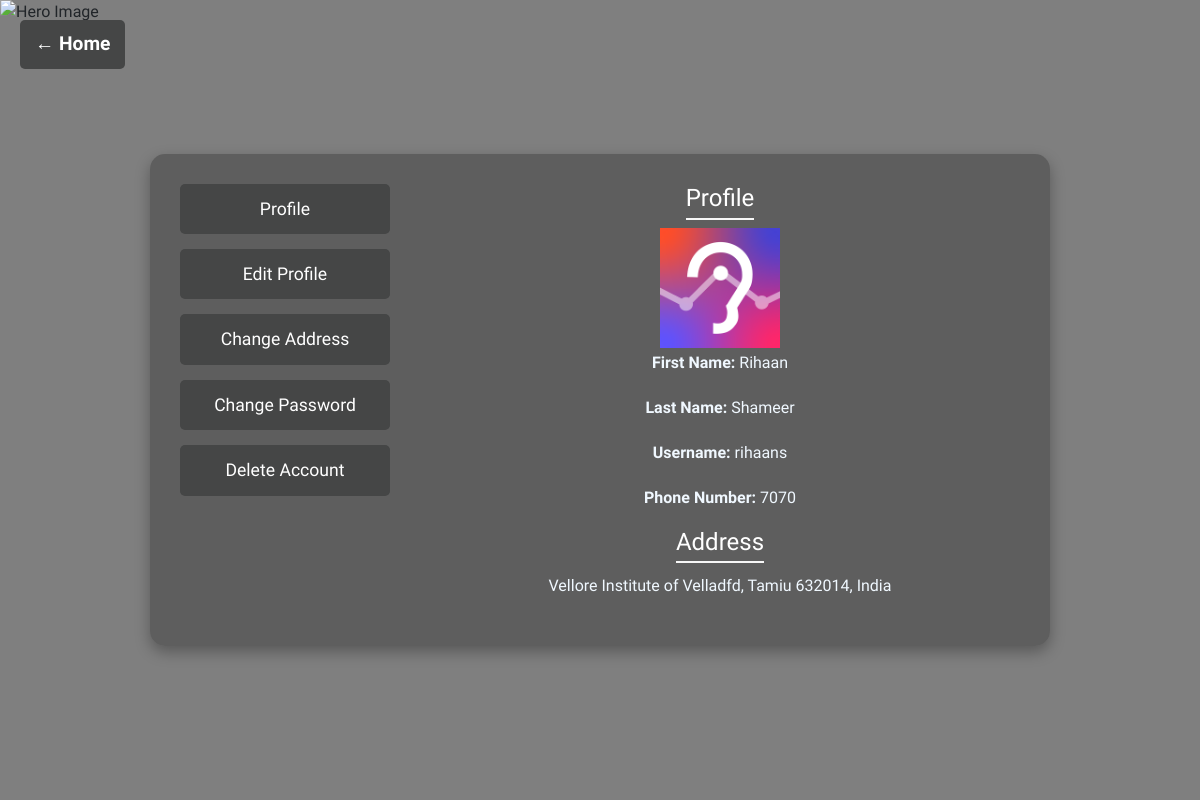
The page /base/profile/11/ on the database its author committed.
### events/models.py (models this page shows, shortened)
class userFull(models.Model):
    userFull_id = models.BigAutoField(primary_key=True, auto_created=True)
    userFull_image = models.ImageField(
        null=True, blank=True,
        upload_to='user_photos/',
        default='user_photos/default.png'  # Set default placeholder
    )
    userFull_phoneNumber = models.CharField(max_length=15, unique=True, null=True)
    userFull_street = models.CharField(max_length=255, null=True, blank=True)
    userFull_city = models.CharField(max_length=100, null=True, blank=True)
    userFull_state = models.CharField(max_length=100, null=True, blank=True)
    userFull_zipcode = models.CharField(max_length=20, null=True, blank=True)
    userFull_country = models.CharField(max_length=100, null=True, blank=True)
    lon = models.CharField(max_length=200, null=True)
    lat = models.CharField(max_length=200, null=True)
    user = models.ForeignKey(User, on_delete=models.CASCADE, related_name='userFull')
    class Meta:
        db_table = 'Full User'

### base/views.py (the view)
# urls.py: path('profile/<int:pk>/', views.profile, name='profile'),
def profile(request, pk):
    user = get_object_or_404(User, pk=pk)
    try:
        profile = userFull.objects.get(user=user)
    except userFull.DoesNotExist:
        profile = None  # Handle missing profile gracefully
    return render(request, "base/profile.html", {"user": user, "profile": profile})

### templates/base/profile.html (shortened to what this page needs)
{% load static %}
<!DOCTYPE html>
<html lang="en">
<head>
    <link rel="stylesheet" href="{% static 'assets/css/bootstrap.min.css' %}">
    <link rel="stylesheet" href="{% static 'assets/css/style.css' %}">
</head>
<body>
    <a href="{% url 'home' user.pk %}" class="back-button">← Home</a>
    <img class="video-bg" src="{% static 'assets/img/hero/h1_hero.png' %}" alt="Hero Image">
    <div class="profile-container">
        <div class="sidebar-menu">
            <button onclick="showSection('profile-section')" class="action-button primary-btn">Profile</button>
            <button onclick="showSection('edit-profile')" class="action-button primary-btn">Edit Profile</button>
            <button onclick="showSection('change-address')" class="action-button secondary-btn">Change
                Address</button>
            <button onclick="showSection('change-password')" class="action-button secondary-btn">Change
                Password</button>
            <button onclick="showSection('delete-account')" class="action-button danger-btn">Delete Account</button>
        </div>
        <div class="content-area">
            <div id="profile-section">
                <h3>Profile</h3>
                {% load static %}
                {% if profile.userFull_image %}
                <img src="{{ profile.userFull_image.url }}" width="120" alt="Profile Image">
                {% else %}
                <img src="{{ MEDIA_URL }}users/default.png" width="120" alt="Default Profile">
                {% endif %}
                <p style="color: aliceblue;"><strong>First Name:</strong> {{ user.first_name }}</p>
                <p style="color: aliceblue;"><strong>Last Name:</strong> {{ user.last_name }}</p>
                <p style="color: aliceblue;"><strong>Username:</strong> {{ user.username }}</p>
                <p style="color: aliceblue;"><strong>Phone Number:</strong> {{ profile.userFull_phoneNumber }}</p>
                <h3>Address</h3>
                <p style="color: aliceblue;">
                    {{ profile.userFull_street|default:"None" }}
                    {{ profile.userFull_city|default:"None" }},
                    {{ profile.userFull_state|default:"None" }}
                    {{ profile.userFull_zipcode|default:"None" }},
                    {{ profile.userFull_country|default:"None" }}
                </p>
            </div>
        </div>
    </div>
</body>
</html>

### templates/base/profile.html (style rules this page uses)
body { margin: 0; padding: 0; display: flex; justify-content: center; align-items: center; height: 100vh; background: rgba(0, 0, 0, 0.5); }
.video-bg { position: fixed; top: 0; left: 0; width: 100%; height: 100%; object-fit: cover; z-index: -1; }
.profile-container { display: flex; flex-direction: row; justify-content: center; align-items: stretch; width: 80%; max-width: 900px; background: rgba(60, 60, 60, 0.474); border-radius: 15px; padding: 30px; box-shadow: 0px 6px 15px rgba(0, 0, 0, 0.3); min-height: 400px; }
.sidebar-menu { width: 25%; display: flex; flex-direction: column; gap: 15px; }
.content-area { width: 75%; padding-left: 30px; min-height: 300px; }
.action-button { padding: 12px; width: 100%; text-align: center; font-size: 1.1rem; cursor: pointer; border-radius: 5px; border: none; }
.primary-btn { background-color: #454646; color: white; font-style: bold; }
.secondary-btn { background-color: #454646; color: white; font-style: bold; }
.danger-btn { background-color: #454646; color: white; font-style: bold; }
.content-area h3 { border-bottom: 2px solid #f7f7f7; padding-bottom: 5px; color: #ffffff; font-size: 2.5 rem; }
.content-area div { display: flex; flex-direction: column; align-items: center; }
.back-button { position: absolute; top: 20px; left: 20px; background-color: #454646; color: white; padding: 10px 15px; text-decoration: none; font-size: 1.2rem; font-weight: bold; border-radius: 5px; }

### rows shown on the page
userFull: userFull_image (picture), userFull_phoneNumber "7070", userFull_street "Vellore Institute of", userFull_city "Velladfd", userFull_state "Tamiu", userFull_zipcode "632014", userFull_country "India"

### other values the page prints
{{ user.first_name }} "Rihaan"
{{ user.last_name }} "Shameer"
{{ user.username }} "rihaans"
